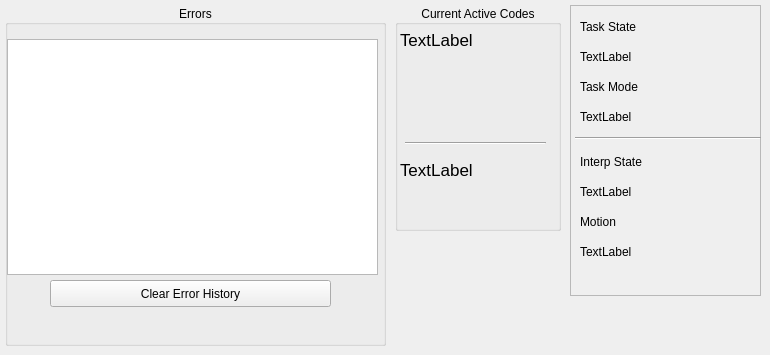
    <widget class="QWidget" name="tab_10">
     <attribute name="title">
      <string>Status</string>
     </attribute>
     <widget class="QGroupBox" name="groupBox_2">
      <property name="geometry">
       <rect>
        <x>5</x>
        <y>5</y>
        <width>381</width>
        <height>341</height>
       </rect>
      </property>
      <property name="title">
       <string>Errors</string>
      </property>
      <property name="alignment">
       <set>Qt::AlignCenter</set>
      </property>
      <widget class="QPushButton" name="clear_errors_pb">
       <property name="geometry">
        <rect>
         <x>45</x>
         <y>275</y>
         <width>281</width>
         <height>27</height>
        </rect>
       </property>
       <property name="text">
        <string>Clear Error History</string>
       </property>
      </widget>
      <widget class="QPlainTextEdit" name="errors_pte">
       <property name="geometry">
        <rect>
         <x>2</x>
         <y>34</y>
         <width>371</width>
         <height>236</height>
        </rect>
       </property>
      </widget>
     </widget>
     <widget class="QFrame" name="frame_6">
      <property name="geometry">
       <rect>
        <x>570</x>
        <y>5</y>
        <width>191</width>
        <height>291</height>
       </rect>
      </property>
      <property name="frameShape">
       <enum>QFrame::StyledPanel</enum>
      </property>
      <property name="frameShadow">
       <enum>QFrame::Raised</enum>
      </property>
      <widget class="QLabel" name="task_mode_lb">
       <property name="geometry">
        <rect>
         <x>10</x>
         <y>95</y>
         <width>131</width>
         <height>34</height>
        </rect>
       </property>
       <property name="text">
        <string>TextLabel</string>
       </property>
      </widget>
      <widget class="QLabel" name="label_8">
       <property name="geometry">
        <rect>
         <x>10</x>
         <y>65</y>
         <width>151</width>
         <height>34</height>
        </rect>
       </property>
       <property name="text">
        <string>Task Mode</string>
       </property>
      </widget>
      <widget class="QLabel" name="label_7">
       <property name="geometry">
        <rect>
         <x>10</x>
         <y>5</y>
         <width>151</width>
         <height>34</height>
        </rect>
       </property>
       <property name="text">
        <string>Task State</string>
       </property>
      </widget>
      <widget class="QLabel" name="task_state_lb">
       <property name="geometry">
        <rect>
         <x>10</x>
         <y>35</y>
         <width>131</width>
         <height>34</height>
        </rect>
       </property>
       <property name="text">
        <string>TextLabel</string>
       </property>
      </widget>
      <widget class="QLabel" name="motion_mode_lb">
       <property name="geometry">
        <rect>
         <x>10</x>
         <y>230</y>
         <width>151</width>
         <height>34</height>
        </rect>
       </property>
       <property name="text">
        <string>TextLabel</string>
       </property>
      </widget>
      <widget class="QLabel" name="interp_state_lb">
       <property name="geometry">
        <rect>
         <x>10</x>
         <y>170</y>
         <width>151</width>
         <height>34</height>
        </rect>
       </property>
       <property name="text">
        <string>TextLabel</string>
       </property>
      </widget>
      <widget class="QLabel" name="label_23">
       <property name="geometry">
        <rect>
         <x>10</x>
         <y>200</y>
         <width>131</width>
         <height>34</height>
        </rect>
       </property>
       <property name="text">
        <string>Motion</string>
       </property>
      </widget>
      <widget class="QLabel" name="label_28">
       <property name="geometry">
        <rect>
         <x>10</x>
         <y>140</y>
         <width>151</width>
         <height>34</height>
        </rect>
       </property>
       <property name="text">
        <string>Interp State</string>
       </property>
      </widget>
      <widget class="Line" name="line">
       <property name="geometry">
        <rect>
         <x>5</x>
         <y>125</y>
         <width>186</width>
         <height>16</height>
        </rect>
       </property>
       <property name="orientation">
        <enum>Qt::Horizontal</enum>
       </property>
      </widget>
     </widget>
     <widget class="QGroupBox" name="groupBox_9">
      <property name="geometry">
       <rect>
        <x>395</x>
        <y>5</y>
        <width>166</width>
        <height>226</height>
       </rect>
      </property>
      <property name="title">
       <string>Current Active Codes</string>
      </property>
      <property name="alignment">
       <set>Qt::AlignCenter</set>
      </property>
      <widget class="QLabel" name="gcodes_lb">
       <property name="geometry">
        <rect>
         <x>5</x>
         <y>25</y>
         <width>151</width>
         <height>91</height>
        </rect>
       </property>
       <property name="font">
        <font>
         <pointsize>13</pointsize>
        </font>
       </property>
       <property name="frameShape">
        <enum>QFrame::NoFrame</enum>
       </property>
       <property name="text">
        <string>TextLabel</string>
       </property>
       <property name="alignment">
        <set>Qt::AlignLeading|Qt::AlignLeft|Qt::AlignTop</set>
       </property>
       <property name="wordWrap">
        <bool>true</bool>
       </property>
      </widget>
      <widget class="QLabel" name="mcodes_lb">
       <property name="geometry">
        <rect>
         <x>5</x>
         <y>155</y>
         <width>151</width>
         <height>61</height>
        </rect>
       </property>
       <property name="font">
        <font>
         <pointsize>13</pointsize>
        </font>
       </property>
       <property name="frameShape">
        <enum>QFrame::NoFrame</enum>
       </property>
       <property name="text">
        <string>TextLabel</string>
       </property>
       <property name="alignment">
        <set>Qt::AlignLeading|Qt::AlignLeft|Qt::AlignTop</set>
       </property>
       <property name="wordWrap">
        <bool>true</bool>
       </property>
      </widget>
      <widget class="Line" name="line_6">
       <property name="geometry">
        <rect>
         <x>10</x>
         <y>130</y>
         <width>141</width>
         <height>16</height>
        </rect>
       </property>
       <property name="orientation">
        <enum>Qt::Horizontal</enum>
       </property>
      </widget>
     </widget>
    </widget>
